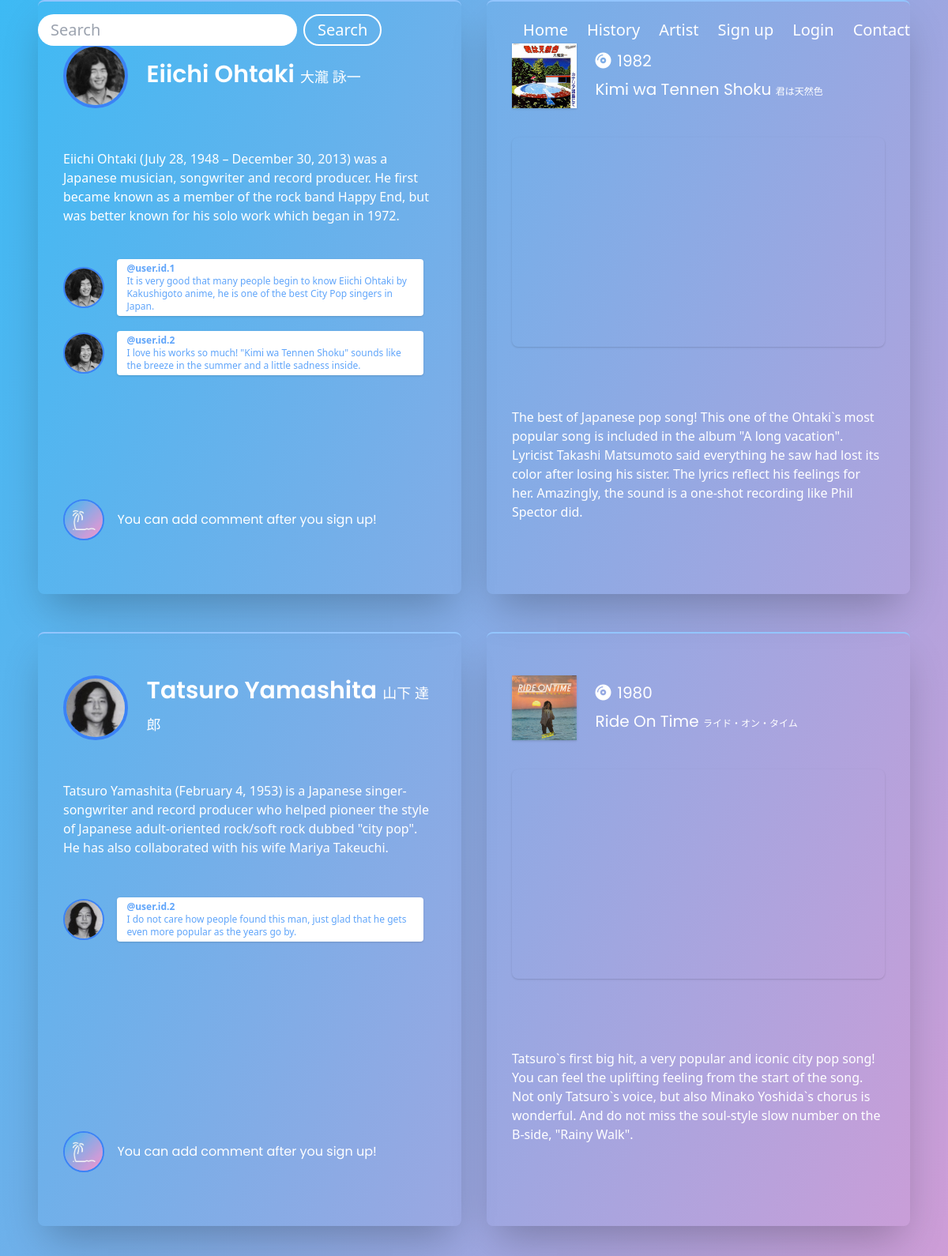
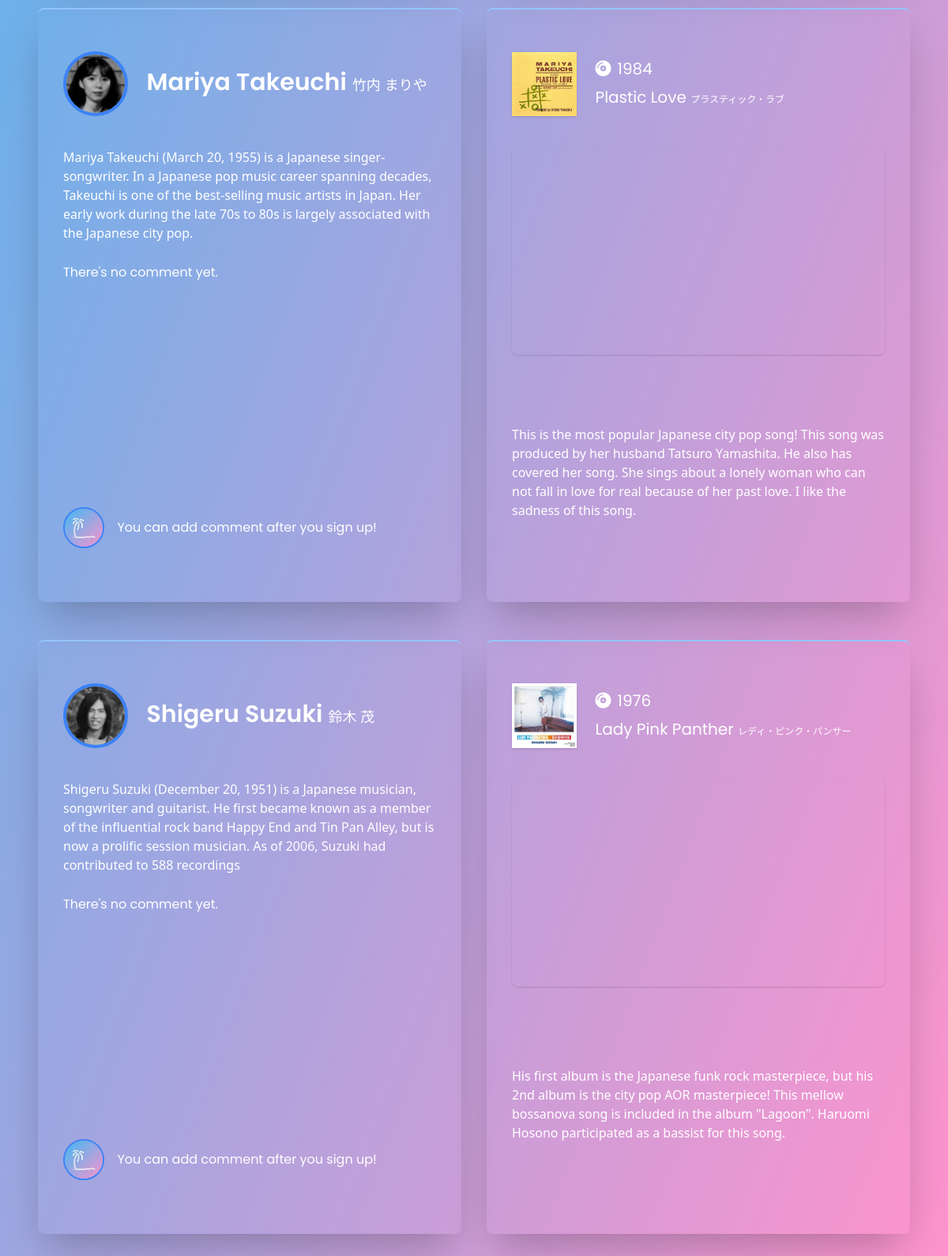
The page /artist on the database its author committed (2 pictures, top to bottom).
### flaskr/models.py (models this page shows, shortened)
class Artist(db.Model):
    __tablename__ = 'artists'
    id = db.Column(db.Integer, primary_key=True)
    from_album_id = db.Column(
        db.Integer, db.ForeignKey('albums.id'), index=True
    )
    year = db.Column(db.Integer)
    name = db.Column(db.String(128))
    name_j = db.Column(db.String(128))
    title = db.Column(db.String(128))
    title_j = db.Column(db.String(128))
    youtube = db.Column(db.Text)
    song_info = db.Column(db.Text)
    artist_info = db.Column(db.Text)
    song_picture_path = db.Column(db.Text)
    artist_picture_path = db.Column(db.Text)
    comment = relationship("Comment")

class Comment(db.Model):
    __tablename__ = 'comments'
    id = db.Column(db.Integer, primary_key=True)
    from_user_id = db.Column(
        db.Integer, db.ForeignKey('users.id'), index=True
    )
    to_artist_id = db.Column(
        db.Integer, db.ForeignKey('artists.id'), index=True
    )
    comment = db.Column(db.Text)
    create_at = db.Column(db.DateTime, default=datetime.now)
    update_at = db.Column(db.DateTime, default=datetime.now)

### flaskr/artist/views.py (the view)
@artist_bp.route('')
def artist():
    artists = Artist.query.all()
    comments = Comment.query.all()
    return render_template('artist/artist.html', artists=artists, comments=comments)

### flaskr/templates/artist/artist.html (shortened to what this page needs)
{% from "/_formhelpers.html" import render_field %}
{% extends "/base.html" %}
{% block content %}
{% for artist in artists %}
<div class="min-h-screen w-screen grid grid-cols-2 flex items-center p-8 md:p-12 xl:p-20 pt-20 md:pt-20 lg:pt-0 gap-8 box" id="{{ artist.name }}">
    <div class="h-screen lg:h-full col-span-2 lg:col-span-1 shadow-2xl rounded-lg box border-t-2 border-blue-300 p-4 sm:p-6">
        <div class="h-1/5 box flex items-center">
            <div class="h-full w-full grid grid-cols-5">
                <div class="h-full col-span-1 flex items-center box lg:p-2">
                    <img src="{{ url_for('static', filename=artist.artist_picture_path) }}" class="w-full rounded-full border-solid border-4 border-blue-500">
                </div>
                <div class="h-full col-span-4 flex items-center box">
                    <div class="pl-1 sm:pl-4 2xl:pl-8 box">
                        <h3 class="text-xl sm:text-3xl md:text-4xl lg:text-3xl xl:text-4xl 2xl:text-5xl font-semibold">
                            {{ artist.name }} <span>{{ artist.name_j }}</span>
                        </h3>
                    </div>
                </div>
            </div>
        </div>
        <div class="h-1/5 flex items-center px-2 box">
            <p class="text-sm sm:text-base 2xl:text-xl">
                {{ artist.artist_info }}
            </p>
        </div>
        <div class="h-2/5 flex items-center py-4 px-2 box">
            <div class="h-full w-full box">
                <div class="h-1/3 box">
                    {% set isCommented = {'isCommented':False} %}
                    {% for comment in comments %}
                        {% if artist.id == comment.to_artist_id %}
                        <div class="h-full w-full grid grid-cols-9 box">
                            <div class="h-full col-span-1 flex items-center p-0 xl:p-2">
                                <img src="{{ url_for('static', filename=artist.artist_picture_path) }}" class="rounded-full border-solid border-2 xl:border-4 border-blue-500">
                            </div>
                            <div class="h-full col-span-8 flex items-center">
                                <div class="w-full mx-2 sm:mx-4 2xl:mx-8 py-1 2xl:py-3 px-3 2xl:px-6 bg-white rounded shadow text-blue-400">
                                    <p class="text-xs sm:text-sm lg:text-xs xl:text-sm 2xl:text-lg font-semibold">
                                        @user.id.{{ comment.from_user_id }}
                                    </p>
                                    <p class="text-xs sm:text-sm lg:text-xs xl:text-sm 2xl:text-base">{{ comment.comment }}</p>
                                </div>
                            </div>
                        </div>
                        {% endif %}
                    {% endfor %}
                    {% if not isCommented.isCommented %}
                    <h2>There's no comment yet.</h2>
                    {% endif %}
                </div>
            </div>
        </div>
        <div class="h-1/5 flex items-center px-2 box">
            <div class="h-full w-full grid grid-cols-9 box">
                {% if current_user.picture_path %}
                <div class="h-full col-span-1 flex items-center p-0 xl:p-2">
                    <img src="{{ url_for('static', filename=current_user.picture_path) }}" class="rounded-full border-solid  border-2 xl:border-4 border-blue-500">
                </div>
                <div class="h-full col-span-8 flex items-center flex items-center">
                    <form method="POST" class="w-full mx-2 sm:mx-4 2xl:mx-8">
                        {{form.csrf_token}}
                        <h4 class="text-lg sm:text-xl 2xl:text-3xl">
                            {{render_field(form.comment, class="w-full text-xl text-gray-400 rounded p-1 px-2 mt-1")}}
                        </h4>
                        <h4 class="text-lg sm:text-xl 2xl:text-3xl mt-4 lg:mt-8">
                            {{form.submit(class="bg-blue-400 hover:bg-blue-500 rounded p-1 px-2")}}
                        </h4>
                    </form>
                </div>
                {% else %}
                <div class="h-full col-span-1 flex items-center p-0 xl:p-2">
                    <img src="/static/image/logoa.jpg" class="rounded-full border-solid  border-2 xl:border-4 border-blue-500">
                </div>
                <div class="h-full col-span-8 flex items-center flex items-center">
                    <div class="w-full mx-2 sm:mx-4 2xl:mx-8">
                        <h4>You can add comment after you sign up!</h4>
                    </div>
                </div>
                {% endif %}
            </div>
        </div>
    </div>
    <div class="h-screen lg:h-full col-span-2 lg:col-span-1 shadow-2xl rounded-lg box border-t-2 border-blue-300 p-4 sm:p-6">
        <div class="h-1/5 box flex items-center">
            <div class="h-full w-full grid grid-cols-5">
                <div class="h-full col-span-1 flex items-center lg:p-2 box">
                    <img src="{{ url_for('static', filename=artist.song_picture_path) }}" alt="" class="w-full shadow">
                </div>
                <div class="h-full col-span-4 flex items-center box">
                    <div class="pl-2 sm:pl-4 2xl:pl-8 box">
                        <h4 class="text-lg sm:text-2xl lg:text-xl xl:text-2xl 2xl:text-4xl"><i class="fas fa-compact-disc mr-2"></i>{{ artist.year }}</h4>
                        <h4 class="text-base sm:text-2xl lg:text-xl xl:text-2xl 2xl:text-4xl pt-2">{{ artist.title }} <span>{{ artist.title_j }}</span></h4>
                    </div>
                </div>
            </div>
        </div>
        <div class="h-2/5 sm:h-3/5 lg:h-2/5 xl:h-3/5 flex items-center lg:p-2 2xl:pt-8 box">
            <iframe class="w-full h-full shadow rounded-lg  transform duration-700 ease-linear hover:scale-105" src="{{ artist.youtube }}" frameborder="0" allow="accelerometer; autoplay; encrypted-media; gyroscope; picture-in-picture" allowfullscreen></iframe>
        </div>
        <div class="h-2/5 sm:h-1/5 lg:h-2/5 xl:h-1/5 flex items-center px-2 box">
            <p class="text-base 2xl:text-xl">
                {{ artist.song_info }}
            </p>
        </div>
    </div>
</div>
{% endfor %}
{% endblock %}

### flaskr/static/css/base.css (style rules this page uses)
body { background: linear-gradient(to bottom right, #3dbaf4 0%, #ff93cd 100%); }
body:after { position: fixed; top: 0; left: 0; width: 100%; height: 100%; content: ""; background: linear-gradient(to bottom right, #3dbaf4 0%, #ff93cd 100%); z-index: -1; }
h2, h3, h4 { font-family: 'Poppins', sans-serif; }
span { font-size: 60%; font-weight: normal; }

### rows shown on the page
Artist: artist_picture_path (picture), name "Eiichi Ohtaki", name_j "大瀧 詠一", artist_info "Eiichi Ohtaki (July 28, 1948 – December 30, 2013) was a Japanese musician, songwriter and record producer. He first became known as a member of the rock band Happy End, but was better known for his solo work which began in 1972.", song_picture_path (picture), year "1982", title "Kimi wa Tennen Shoku", title_j "君は天然色", song_info "The best of Japanese pop song! This one of the Ohtaki`s most popular song is included in the album \"A long vacation\". Lyricist Takashi Matsumoto said everything he saw had lost its color after losing his sister. The lyrics reflect his feelings for her. Amazingly, the sound is a one-shot recording like Phil Spector did."
Comment: artist_picture_path (picture), from_user_id "1", comment "It is very good that many people begin to know Eiichi Ohtaki by Kakushigoto anime, he is one of the best City Pop singers in Japan."
Comment: artist_picture_path (picture), from_user_id "2", comment "I love his works so much! \"Kimi wa Tennen Shoku\" sounds like the breeze in the summer and a little sadness inside."
Artist: artist_picture_path (picture), name "Tatsuro Yamashita", name_j "山下 達郎", artist_info "Tatsuro Yamashita (February 4, 1953) is a Japanese singer-songwriter and record producer who helped pioneer the style of Japanese adult-oriented rock/soft rock dubbed \"city pop\". He has also collaborated with his wife Mariya Takeuchi.", song_picture_path (picture), year "1980", title "Ride On Time", title_j "ライド・オン・タイム", song_info "Tatsuro`s first big hit, a very popular and iconic city pop song! You can feel the uplifting feeling from the start of the song. Not only Tatsuro`s voice, but also Minako Yoshida`s chorus is wonderful. And do not miss the soul-style slow number on the B-side, \"Rainy Walk\"."
Comment: artist_picture_path (picture), from_user_id "2", comment "I do not care how people found this man, just glad that he gets even more popular as the years go by."
Artist: artist_picture_path (picture), name "Mariya Takeuchi", name_j "竹内 まりや", artist_info "Mariya Takeuchi (March 20, 1955) is a Japanese singer-songwriter. In a Japanese pop music career spanning decades, Takeuchi is one of the best-selling music artists in Japan. Her early work during the late 70s to 80s is largely associated with the Japanese city pop.", shows "There's no comment yet.", song_picture_path (picture), year "1984", title "Plastic Love", title_j "プラスティック・ラブ", song_info "This is the most popular Japanese city pop song! This song was produced by her husband Tatsuro Yamashita. He also has covered her song. She sings about a lonely woman who can not fall in love for real because of her past love. I like the sadness of this song."
Artist: artist_picture_path (picture), name "Shigeru Suzuki", name_j "鈴木 茂", artist_info "Shigeru Suzuki (December 20, 1951) is a Japanese musician, songwriter and guitarist. He first became known as a member of the influential rock band Happy End and Tin Pan Alley, but is now a prolific session musician. As of 2006, Suzuki had contributed to 588 recordings", shows "There's no comment yet.", song_picture_path (picture), year "1976", title "Lady Pink Panther", title_j "レディ・ピンク・パンサー", song_info "His first album is the Japanese funk rock masterpiece, but his 2nd album is the city pop AOR masterpiece! This mellow bossanova song is included in the album \"Lagoon\". Haruomi Hosono participated as a bassist for this song."
